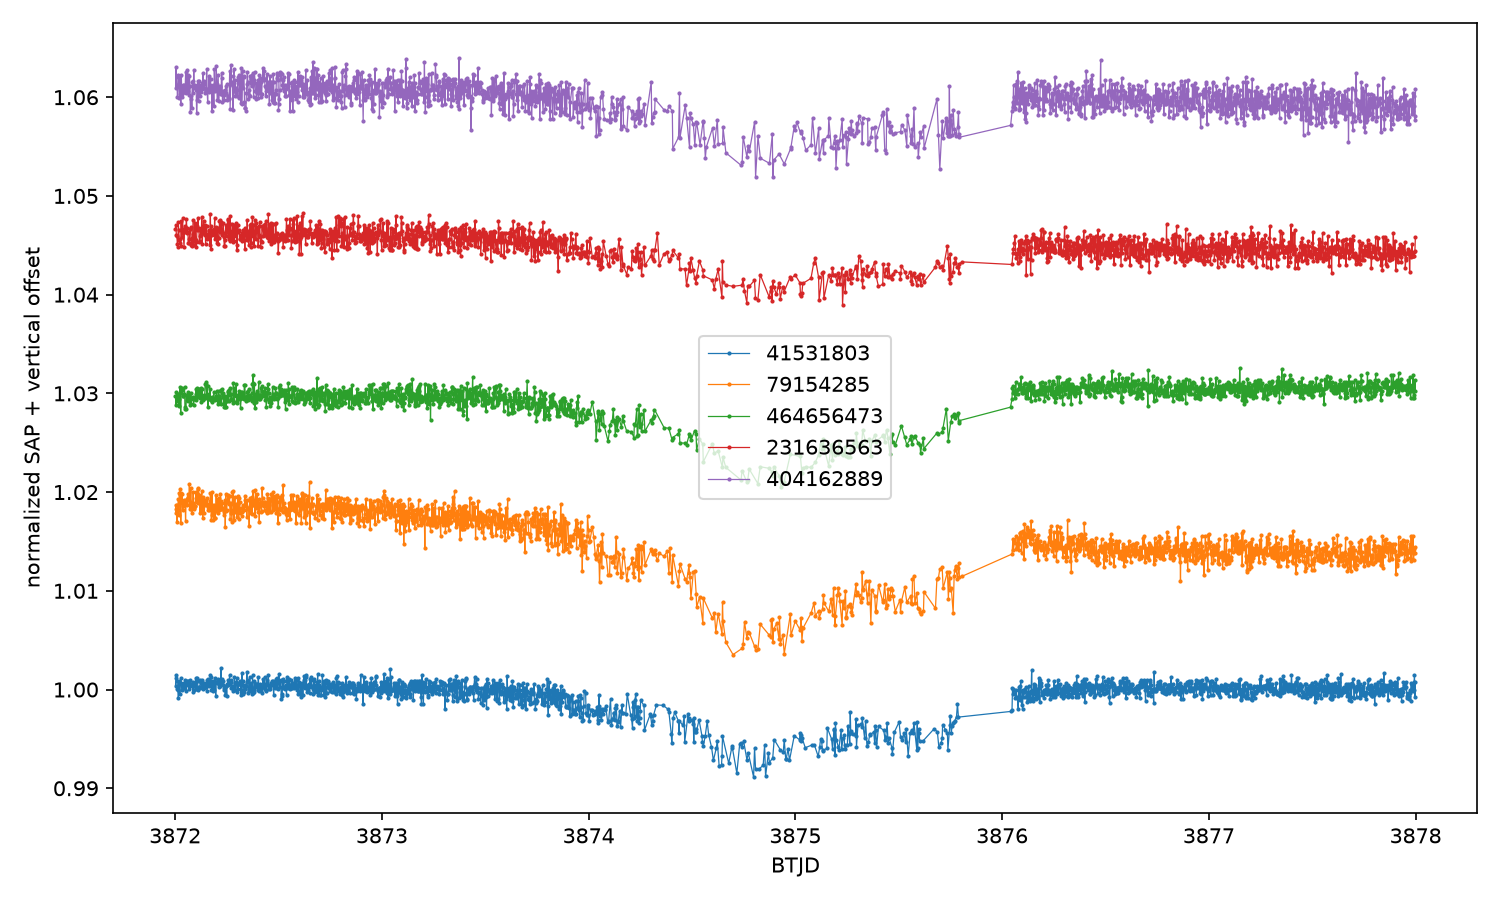

The script that saved this image:
from pathlib import Path
import numpy as np, hashlib,json
from astropy.io import fits
import matplotlib
matplotlib.use('Agg')
import matplotlib.pyplot as plt
B=Path(__file__).resolve().parent; figs,ax=plt.subplots(figsize=(10,6));out={}
for i,tic in enumerate([41531803,79154285,464656473,231636563,404162889]):
 p=Path(f'[local-path-redacted]');h=fits.open(p);a=h[1].data;t=np.asarray(a['TIME']);f=np.asarray(a['SAP_FLUX']);q=np.asarray(a['QUALITY']);ok=np.isfinite(t)&np.isfinite(f)&(f>0)&(q==0)&(t>3872)&(t<3878);tt=t[ok];ff=f[ok]/np.median(f[ok]);ax.plot(tt,ff+i*.015,'.-',ms=2,lw=.6,label=str(tic));g=np.diff(tt);j=np.argmax(g);out[str(tic)]={'sha256':hashlib.sha256(p.read_bytes()).hexdigest(),'largest_gap_start_btjd':float(tt[j]),'largest_gap_end_btjd':float(tt[j+1]),'gap_days':float(g[j]),'pre_gap_median_normalized':float(np.median(ff[(tt>tt[j]-.3)&(tt<=tt[j])])),'post_gap_median_normalized':float(np.median(ff[(tt>=tt[j+1])&(tt<tt[j+1]+.3)]))}
ax.legend();ax.set_xlabel('BTJD');ax.set_ylabel('normalized SAP + vertical offset');figs.tight_layout();figs.savefig(B/'helper-s94-comparison.png',dpi=150);(B/'helper-s94-comparison.json').write_text(json.dumps(out,indent=2));print(json.dumps(out,indent=2))
